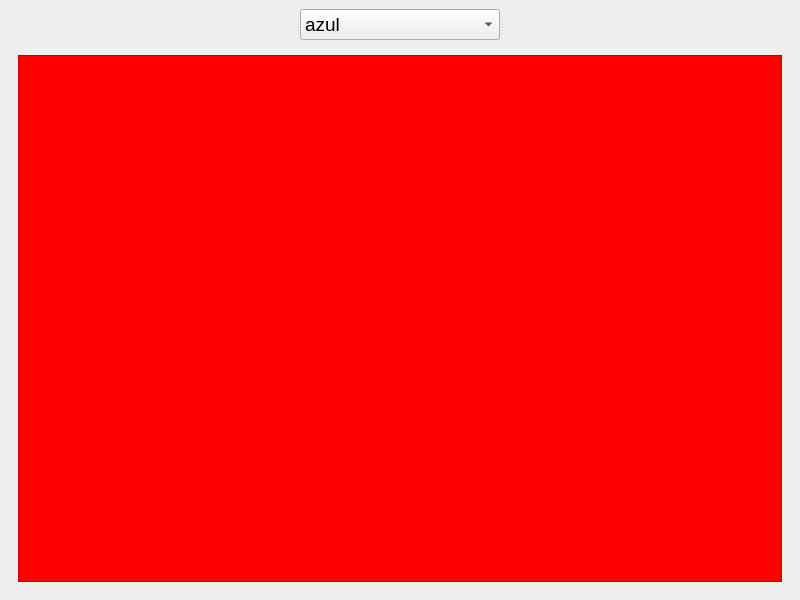
<?xml version="1.0" encoding="UTF-8"?>
<ui version="4.0">
 <class>MainWindow</class>
 <widget class="QMainWindow" name="MainWindow">
  <property name="geometry">
   <rect>
    <x>0</x>
    <y>0</y>
    <width>800</width>
    <height>600</height>
   </rect>
  </property>
  <property name="windowTitle">
   <string>MainWindow</string>
  </property>
  <widget class="QWidget" name="centralwidget">
   <layout class="QVBoxLayout" name="verticalLayout_3">
    <item>
     <widget class="QSplitter" name="splitter">
      <property name="orientation">
       <enum>Qt::Horizontal</enum>
      </property>
      <widget class="QLabel" name="label">
       <property name="text">
        <string/>
       </property>
      </widget>
      <widget class="QComboBox" name="comboBox">
       <property name="minimumSize">
        <size>
         <width>0</width>
         <height>30</height>
        </size>
       </property>
       <property name="maximumSize">
        <size>
         <width>200</width>
         <height>16777215</height>
        </size>
       </property>
       <property name="font">
        <font>
         <pointsize>14</pointsize>
        </font>
       </property>
       <item>
        <property name="text">
         <string>azul</string>
        </property>
       </item>
       <item>
        <property name="text">
         <string>vermelho</string>
        </property>
       </item>
      </widget>
      <widget class="QLabel" name="label_2">
       <property name="text">
        <string/>
       </property>
      </widget>
     </widget>
    </item>
    <item>
     <widget class="QStackedWidget" name="stackedWidget">
      <property name="currentIndex">
       <number>1</number>
      </property>
      <widget class="QWidget" name="pageAzul">
       <layout class="QVBoxLayout" name="verticalLayout">
        <item>
         <widget class="QFrame" name="frame">
          <property name="styleSheet">
           <string notr="true">background-color: rgb(0, 170, 255);</string>
          </property>
          <property name="frameShape">
           <enum>QFrame::StyledPanel</enum>
          </property>
          <property name="frameShadow">
           <enum>QFrame::Raised</enum>
          </property>
         </widget>
        </item>
       </layout>
      </widget>
      <widget class="QWidget" name="pageVermelha">
       <layout class="QVBoxLayout" name="verticalLayout_2">
        <item>
         <widget class="QFrame" name="frame_2">
          <property name="styleSheet">
           <string notr="true">background-color: rgb(255, 0, 0);</string>
          </property>
          <property name="frameShape">
           <enum>QFrame::StyledPanel</enum>
          </property>
          <property name="frameShadow">
           <enum>QFrame::Raised</enum>
          </property>
         </widget>
        </item>
       </layout>
      </widget>
     </widget>
    </item>
   </layout>
  </widget>
 </widget>
 <resources/>
 <connections>
  <connection>
   <sender>comboBox</sender>
   <signal>activated(int)</signal>
   <receiver>stackedWidget</receiver>
   <slot>setCurrentIndex(int)</slot>
   <hints>
    <hint type="sourcelabel">
     <x>399</x>
     <y>27</y>
    </hint>
    <hint type="destinationlabel">
     <x>399</x>
     <y>320</y>
    </hint>
   </hints>
  </connection>
 </connections>
</ui>
